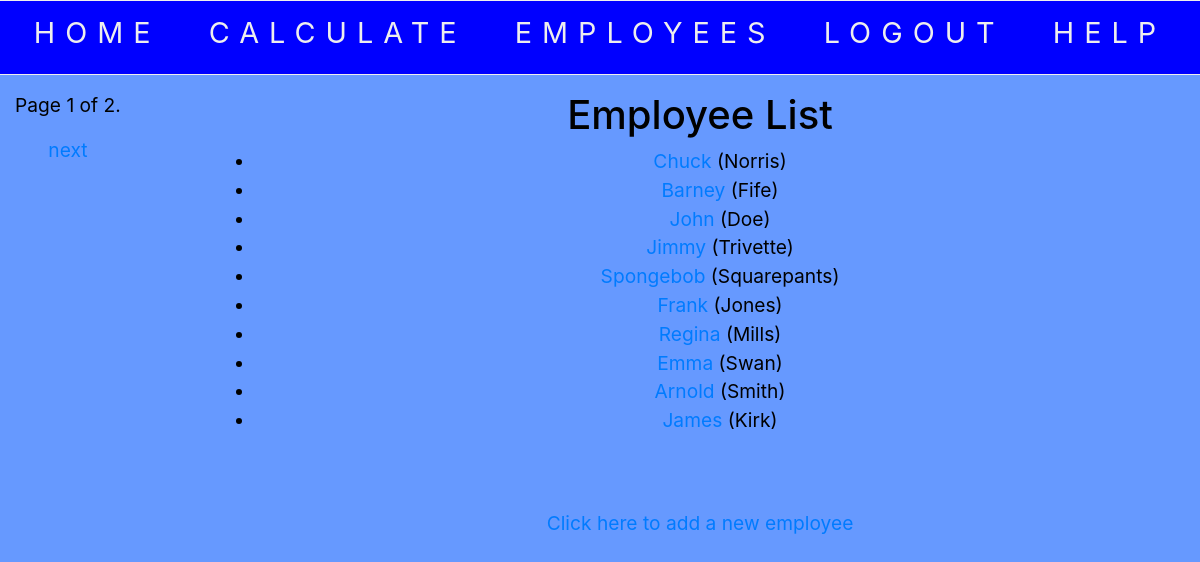
The page /app1/employees/ (signed in) on the database its author committed.
### app1/models.py (models this page shows, shortened)
class Employee(models.Model):
    company = models.ForeignKey(Company, on_delete=models.CASCADE)
    first_name = models.CharField(max_length=30)
    last_name = models.CharField(max_length=30)
    salary = models.DecimalField(max_digits=9, decimal_places=2)
    dependents = models.IntegerField()
    def get_absolute_url(self):
        return reverse('employee-detail', args=[str(self.id)])

### app1/views.py (the view)
# urls.py: path('employees/', views.EmployeeListView.as_view(), name='employees'),
class EmployeeListView(LoginRequiredMixin, generic.ListView):
    login_url = '/accounts/login/'
    redirect_field_name = 'redirect_to'
    model = Employee
    paginate_by = 10
    def get_queryset(self):
        groups = self.request.user.groups.all()
        if groups:
            co_name = groups.last()
            company_set = Company.objects.filter(company_name__icontains =co_name)
            co = company_set[0]
            co_id = co.pk
            return Employee.objects.filter(company=co_id)
        else:
            return Employee.objects.all()

### app1/templates/app1/employee_list.html
{% extends "base_generic.html" %}
{% block content %}
  <h1>Employee List</h1>
  {% if employee_list %}
  <ul>
    {% for employee in employee_list %}
      <li>
        <a href="{{ employee.get_absolute_url }}">{{ employee.first_name }}</a> ({{employee.last_name}})
      </li>
    {% endfor %}
  </ul>
  {% else %}
    <p>There are no Employees in the database.</p>
  {% endif %}
	<br></br>
	<a href="{% url 'add_new' %}">Click here to add a new employee</a>
{% endblock %}

### app1/static/css/styles.css (style rules this page uses)
html { height: 100%; }
body { height:100%; min-height: 100%; background: #6699ff; color: #000000; position:relative; text-align: center; font-size:120%; }

### rows shown on the page
Employee: first_name "Chuck", last_name "Norris"
Employee: first_name "Barney", last_name "Fife"
Employee: first_name "John", last_name "Doe"
Employee: first_name "Jimmy", last_name "Trivette"
Employee: first_name "Spongebob", last_name "Squarepants"
Employee: first_name "Frank", last_name "Jones"
Employee: first_name "Regina", last_name "Mills"
Employee: first_name "Emma", last_name "Swan"
Employee: first_name "Arnold", last_name "Smith"
Employee: first_name "James", last_name "Kirk"

### other values the page prints
{{ page_obj.number }} "1"
{{ page_obj.paginator.num_pages }} "2"
